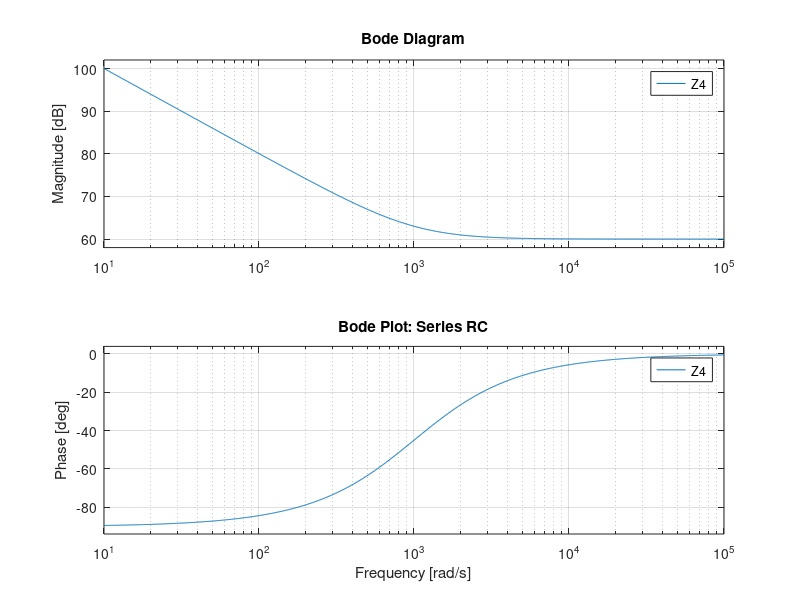
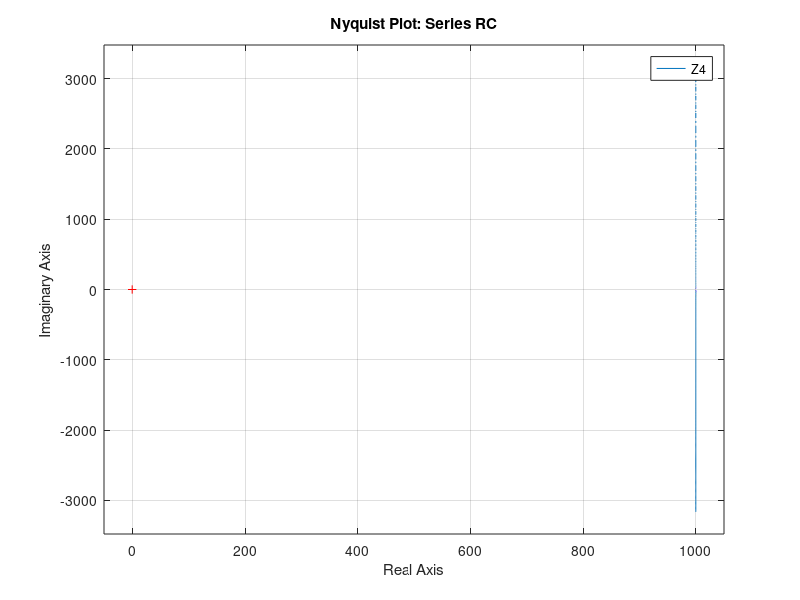

MATLAB code for these plots, in order:
R = 1e3;              % 1 kOhm
C = 1e-6;             % 1 uF
L = 10e-3;            % 10 mH
s = tf('s');
Z4 = R + 1/(s*C);
figure;
bode(Z4);
title('Bode Plot: Series RC');
grid on;
figure;
nyquist(Z4);
title('Nyquist Plot: Series RC');
grid on;
